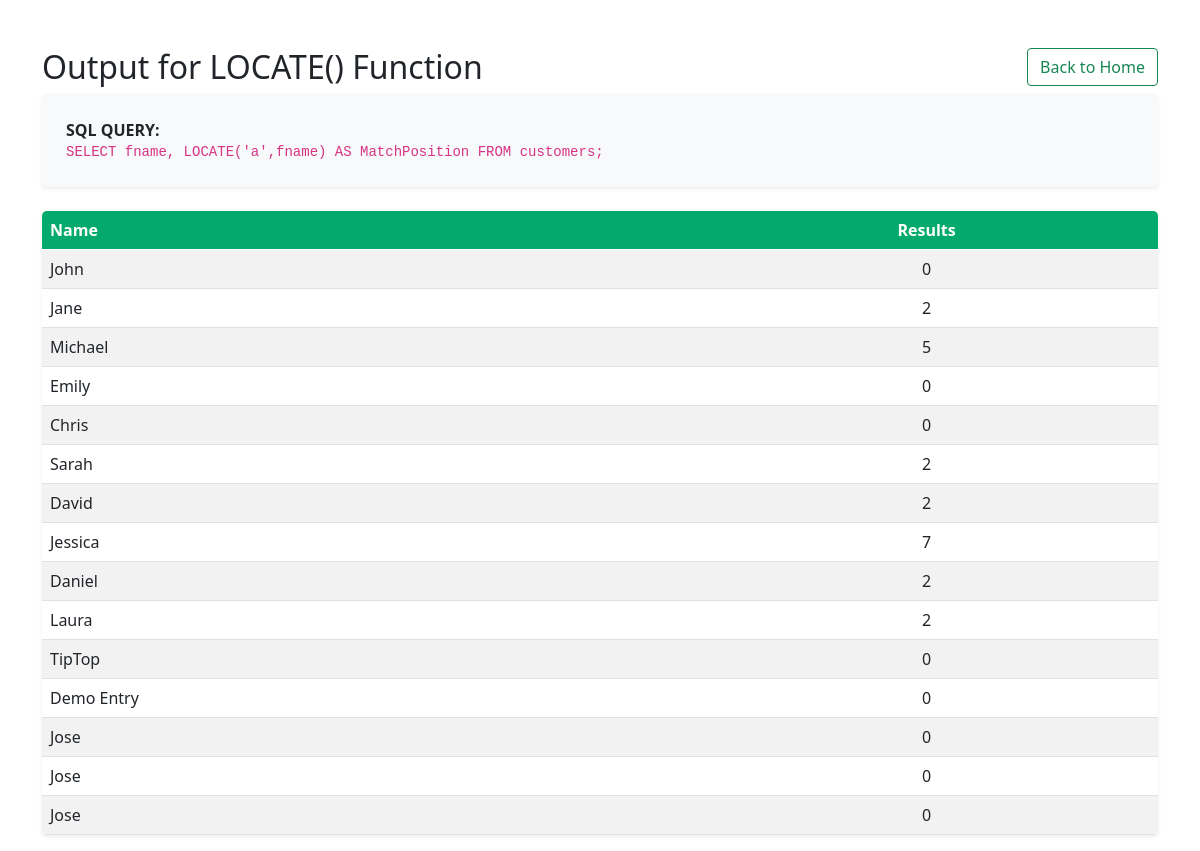
The app's page /String_Functions/LOCATE_func.php with its own data.
### tables this page shows
CREATE TABLE `customers` (
  `userID` int(11) NOT NULL,
  `fname` varchar(100) NOT NULL,
  `lname` varchar(100) NOT NULL,
  `email` varchar(100) NOT NULL
);

### String_Functions/LOCATE_func.php (the view, shortened to what this page needs)
<?php
include '../db.php';
$sql = "SELECT fname,  LOCATE('a',fname) AS MatchPosition FROM customers;";
$result = $conn->query($sql);
?>
<head>
    <link href="https://cdn.jsdelivr.net/npm/bootstrap@5.0.2/dist/css/bootstrap.min.css" rel="stylesheet">
</head>
<body>
<div class='container mt-5'>
<div class= d-flex justify-content-between align-items-center mb-4>
<h2>Output for LOCATE() Function</h2>
<div class=ms-auto><a class='btn btn-outline-success' href='../index.php'>Back to Home</a></div>
</div>
<div class="p-4 rounded-3 mb-4 shadow-sm" style="background-color: #f8f9fa;">
    <p class="mb-0"><strong>SQL QUERY:</strong>
    <br><code><?php echo $sql?></code></p>
</div>
<table class='table table-striped table-hover rounded-3 overflow-hidden shadow-sm'>
    <thead style='background-color:#04AA6D; color:white'>
        <tr>
            <th class=text-start>Name</th>
            <th class=text-center>Results</th>
        </tr>
    </thead>
<?php
if ($result->num_rows > 0) {
    while($row = $result->fetch_assoc()) {
        echo "<tr>";
        echo "<td class='text-start'>" . htmlspecialchars($row["fname"]) . "</td>";
        echo "<td class='text-center'>" . $row["MatchPosition"] . "</td>";
        echo "</tr>";
    }
} else {
    echo "<tr><td colspan='2'>0 results found or query failed.</td></tr>";
}
echo "</table>";
echo "</div>";
?>
</body>

### records on screen
customers: fname "John", MatchPosition "0"
customers: fname "Jane", MatchPosition "2"
customers: fname "Michael", MatchPosition "5"
customers: fname "Emily", MatchPosition "0"
customers: fname "Chris", MatchPosition "0"
customers: fname "Sarah", MatchPosition "2"
customers: fname "David", MatchPosition "2"
customers: fname "Jessica", MatchPosition "7"
customers: fname "Daniel", MatchPosition "2"
customers: fname "Laura", MatchPosition "2"
customers: fname "TipTop", MatchPosition "0"
customers: fname "Demo Entry", MatchPosition "0"
customers: fname "Jose", MatchPosition "0"
customers: fname "Jose", MatchPosition "0"
customers: fname "Jose", MatchPosition "0"

### other values on screen
$sql "SELECT fname, LOCATE('a',fname) AS MatchPosition FROM customers;"
